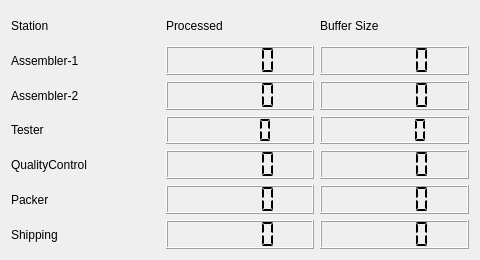
<?xml version="1.0" encoding="UTF-8"?>
<ui version="4.0">
 <class>StatsWindow</class>
 <widget class="QWidget" name="StatsWindow">
  <property name="geometry">
   <rect>
    <x>0</x>
    <y>0</y>
    <width>480</width>
    <height>260</height>
   </rect>
  </property>
  <property name="windowTitle">
   <string>Production Stats</string>
  </property>
  <layout class="QGridLayout" name="gridLayout">

   <!-- Encabezados -->
   <item row="0" column="0">
    <widget class="QLabel" name="lblStationHeader">
     <property name="text">
      <string>Station</string>
     </property>
    </widget>
   </item>
   <item row="0" column="1">
    <widget class="QLabel" name="lblProcessedHeader">
     <property name="text">
      <string>Processed</string>
     </property>
    </widget>
   </item>
   <item row="0" column="2">
    <widget class="QLabel" name="lblBufferHeader">
     <property name="text">
      <string>Buffer Size</string>
     </property>
    </widget>
   </item>

   <!-- Fila 1: Assembler-1 -->
   <item row="1" column="0">
    <widget class="QLabel" name="stationName1">
     <property name="text">
      <string>Assembler-1</string>
     </property>
    </widget>
   </item>
   <item row="1" column="1">
    <widget class="QLCDNumber" name="lcdProcessed1">
     <property name="segmentStyle">
      <enum>QLCDNumber::Flat</enum>
     </property>
    </widget>
   </item>
   <item row="1" column="2">
    <widget class="QLCDNumber" name="lcdBuffer1">
     <property name="segmentStyle">
      <enum>QLCDNumber::Flat</enum>
     </property>
    </widget>
   </item>

   <!-- Fila 2: Assembler-2 -->
   <item row="2" column="0">
    <widget class="QLabel" name="stationName2">
     <property name="text">
      <string>Assembler-2</string>
     </property>
    </widget>
   </item>
   <item row="2" column="1">
    <widget class="QLCDNumber" name="lcdProcessed2">
     <property name="segmentStyle">
      <enum>QLCDNumber::Flat</enum>
     </property>
    </widget>
   </item>
   <item row="2" column="2">
    <widget class="QLCDNumber" name="lcdBuffer2">
     <property name="segmentStyle">
      <enum>QLCDNumber::Flat</enum>
     </property>
    </widget>
   </item>

   <!-- Fila 3: Tester -->
   <item row="3" column="0">
    <widget class="QLabel" name="stationName3">
     <property name="text">
      <string>Tester</string>
     </property>
    </widget>
   </item>
   <item row="3" column="1">
    <widget class="QLCDNumber" name="lcdProcessed3">
     <property name="segmentStyle">
      <enum>QLCDNumber::Flat</enum>
     </property>
    </widget>
   </item>
   <item row="3" column="2">
    <widget class="QLCDNumber" name="lcdBuffer3">
     <property name="segmentStyle">
      <enum>QLCDNumber::Flat</enum>
     </property>
    </widget>
   </item>

   <!-- Fila 4: QualityControl -->
   <item row="4" column="0">
    <widget class="QLabel" name="stationName4">
     <property name="text">
      <string>QualityControl</string>
     </property>
    </widget>
   </item>
   <item row="4" column="1">
    <widget class="QLCDNumber" name="lcdProcessed4">
     <property name="segmentStyle">
      <enum>QLCDNumber::Flat</enum>
     </property>
    </widget>
   </item>
   <item row="4" column="2">
    <widget class="QLCDNumber" name="lcdBuffer4">
     <property name="segmentStyle">
      <enum>QLCDNumber::Flat</enum>
     </property>
    </widget>
   </item>

   <!-- Fila 5: Packer -->
   <item row="5" column="0">
    <widget class="QLabel" name="stationName5">
     <property name="text">
      <string>Packer</string>
     </property>
    </widget>
   </item>
   <item row="5" column="1">
    <widget class="QLCDNumber" name="lcdProcessed5">
     <property name="segmentStyle">
      <enum>QLCDNumber::Flat</enum>
     </property>
    </widget>
   </item>
   <item row="5" column="2">
    <widget class="QLCDNumber" name="lcdBuffer5">
     <property name="segmentStyle">
      <enum>QLCDNumber::Flat</enum>
     </property>
    </widget>
   </item>

   <!-- Fila 6: Shipping -->
   <item row="6" column="0">
    <widget class="QLabel" name="stationName6">
     <property name="text">
      <string>Shipping</string>
     </property>
    </widget>
   </item>
   <item row="6" column="1">
    <widget class="QLCDNumber" name="lcdProcessed6">
     <property name="segmentStyle">
      <enum>QLCDNumber::Flat</enum>
     </property>
    </widget>
   </item>
   <item row="6" column="2">
    <widget class="QLCDNumber" name="lcdBuffer6">
     <property name="segmentStyle">
      <enum>QLCDNumber::Flat</enum>
     </property>
    </widget>
   </item>

  </layout>
 </widget>

 <resources/>
 <connections/>
</ui>
